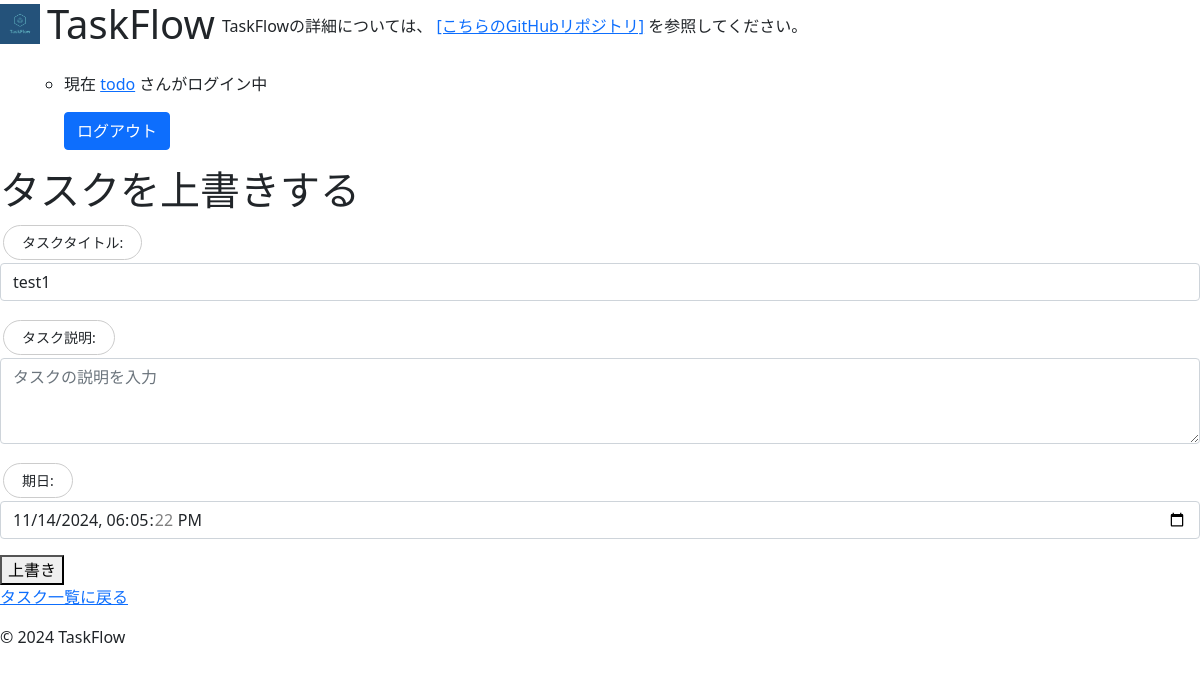
The page /tasks/56/update/ (signed in) on the database its author committed.
### accounts/models.py (models this page shows)
class CustomUser(AbstractUser):
    username=models.CharField(max_length=20,null=False,unique=True) #ユーザーネーム
    age=models.IntegerField(null=True, blank=True) #年齢
    mail=models.EmailField(max_length=30,null=True, blank=True,unique=True) #メールアドレス

### todo_app/models.py (models this page shows, shortened)
class TaskCreate(models.Model):
    title=models.CharField(max_length=20) #タスクのタイトル
    description=models.TextField(null=True,blank=True) #説明
    due_date=models.DateTimeField(default=timezone.now) #期日
    is_starred=models.BooleanField(default=False) #スターの状態
    user = models.ForeignKey(settings.AUTH_USER_MODEL, on_delete=models.CASCADE) #作成したユーザー
    list=models.ForeignKey(TaskList,on_delete=models.CASCADE,default=1) #リストモデルとの関係

### todo_app/views.py (the view)
# urls.py: path('tasks/<int:pk>/update/', TaskUpdateView.as_view(), name='task_update'), #タスク更新
class TaskUpdateView(UpdateView):
    model = TaskCreate
    form_class = TaskForm
    template_name = 'todo_app/task_update.html'
    success_url = reverse_lazy('task_list')
    def get_object(self, queryset=None):
        pk = self.kwargs.get('pk')
        if pk is None:
            raise ValueError("pkが定義されていません")
        obj = super().get_object(queryset)
        return obj

### todo_app/forms.py
class TaskForm(forms.ModelForm):
    class Meta:
        model = TaskCreate   # TaskCreateモデルとフォームを紐づける
        fields = ['title', 'description', 'due_date',] #'priority', #'list'  # フォームに表示したいフィールドを指定
        widgets = {
            'title': forms.TextInput(attrs={'class': 'form-control', 'placeholder': 'タスクのタイトルを入力'}),
            'description': forms.Textarea(attrs={'class': 'form-control', 'placeholder': 'タスクの説明を入力', 'rows': 3}),
            'due_date': forms.DateTimeInput(attrs={'class': 'form-control', 'type': 'datetime-local'}),
            'priority': forms.Select(attrs={'class': 'form-control'}),
            'list':forms.Select(attrs={'class':'from-control'}),
        }
        labels = {
            'title': 'タスクタイトル',
            'description': 'タスク説明',
            'due_date': '期日',
            'priority': '優先度',
            'list':'リスト選択',
        }

### templates/todo_app/task_update.html (shortened to what this page needs)
{% extends 'base.html' %}
{% block content %}
    <h1>タスクを上書きする</h1>
    <form method="post">
        {{ form.as_p }}
        <button type="submit">上書き</button>
    </form>
    <p>
        <a href="{% url 'task_list' %}">タスク一覧に戻る</a>
    </p>
{% endblock %}

### templates/base.html (shortened to what this page needs)
{% load static %}
<!DOCTYPE html>
<html lang="ja">
<head>
    <link rel="stylesheet" href="{%static 'css/style.css'%}">
    <link href="https://cdn.jsdelivr.net/npm/bootstrap@5.0.2/dist/css/bootstrap.min.css" rel="stylesheet">
</head>
<body>
    <div class="header">
            <img src="{% static 'images/logo - コピー.png' %}" alt="Sample Logo" class="clickable-image" id="image-1">
        <h1>TaskFlow</h1>
        <p class="description">TaskFlowの詳細については、
            <a href="https://github.com/02naa98/TaskFlow/blob/5c21718b4c6a0ca746376e708a8c205c8d710d94/README.md" target="_blank">[こちらのGitHubリポジトリ]</a>
            を参照してください。</p>
    </div>
    <br>
        <nav>
            <ul>
                <nav>
                    <ul>
                        {% if request.user.is_authenticated %}
                            <li>
                                <form action="{% url 'logout' %}" method="post">
                                    <p>現在
                                        <a href="{%url 'temporary_profile' user.username%}">{{ user.username }}</a>
                                        さんがログイン中
                                    </p>
                                    <button type="submit" class="btn btn-primary">ログアウト</button>
                                </form>
                            </li>
                        {% endif %}
                    </ul>
                </nav>
            </ul>
        </nav>
    <main>
        {% block content %}
        {% endblock %}
    </main>
    <footer>
        <p>&copy; 2024 TaskFlow</p>
    </footer>
</body>
</html>

### static/css/style.css (style rules this page uses)
.header { display: flex; align-items: center; }
.header h1 { margin: 0; font-size: 40px; margin-left: 7px; margin-right: 7px; }
.header img { height: 40px; width: auto; vertical-align: middle; }
.description { font-size: 16px; line-height: 1.6; margin-top: 0; margin-bottom: 0; padding-top: 5px; }
body { background-color: #f8f8f8; margin: 0; padding: 0; font-family: Arial, sans-serif; }
label { display: inline-block; border-radius: 20px; text-align: center; text-decoration: none; border: solid 1px #ccc; transition: 0.25s; padding: 6px 18px; cursor: pointer; font-size: 14px; margin: 3px; }

### rows shown on the page
CustomUser: username "todo"
TaskCreate: title "test1", due_date "11/14/2024 18:05:22"
